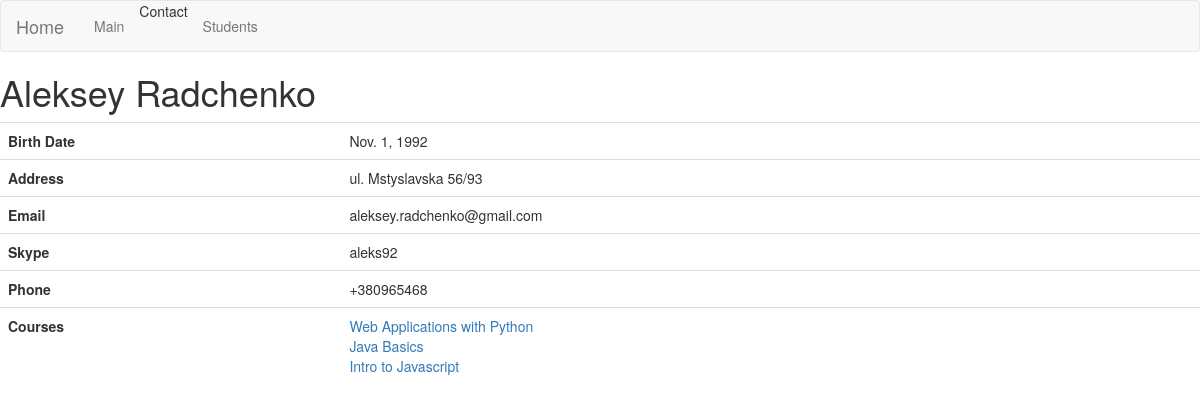
The app's page /students/1/ with its own data.
### students/models.py (models this page shows, shortened)
class Student(models.Model):
    name = models.CharField(max_length = 100)
    surname = models.CharField(max_length = 100)
    date_of_birth = models.DateField()
    email =models.EmailField(unique = True)
    phone = models.CharField(max_length = 14)
    address = models.CharField(max_length = 220)
    skype = models.CharField(max_length = 20)
    courses = models.ManyToManyField(Course, related_name='courses', blank=True)

### courses/models.py (models this page shows)
class Course(models.Model):
    name = models.CharField(max_length = 100)
    short_description = models.CharField(max_length = 220)
    description = models.TextField()
    coach = models.ForeignKey(Coach, blank=True, null=True, related_name='coach_courses', on_delete = models.CASCADE)
    assistant = models.ForeignKey(Coach, blank=True, null=True, related_name = 'assistant_courses', on_delete=models.CASCADE)
    def __str__(self):
        return self.name

### students/views.py (the view)
# urls.py: url(r'^(?P<pk>[0-9]+)/$', views.DetailView.as_view(), name='detail'),
class DetailView(generic.DetailView):
    context_object_name = 'student'
    model = Student
    template_name = 'students/detail.html'

### students/templates/students/detail.html (shortened to what this page needs)
{% extends "base.html" %}
{% block main_content %}
<h1>{{ student.name }} {{ student.surname }}</h1>
<table class="table">
  <tbody>
      <tr>
      <th>Birth Date</th>
      <td>{{ student.date_of_birth }}</td>
      </tr>
      <tr>
      <th>Address</th>
      <td>{{ student.address }}</td>
      </tr>
      <tr>
      <th>Email</th>
      <td>{{ student.email }}</td>
      </tr>
      <tr>
      <th>Skype</th>
      <td>{{ student.skype }}</td>
      </tr>
      <tr>
      <th>Phone</th>
      <td>{{ student.phone }}</td>
      </tr>
      <tr>
      <th>Courses</th>
          <td> {% for course in student.courses.all %} <a href="{% url 'courses:detail' course.id %}">{{ course  }} </a></br>
          {% endfor %} </td>
      </tr>
  </tbody>
</table>
{% endblock main_content %}

### records on screen
Student: name "Aleksey", surname "Radchenko", date_of_birth "Nov. 1, 1992", address "ul. Mstyslavska 56/93", email "aleksey.radchenko@gmail.com", skype "aleks92", phone "+380965468"
Course: name "Web Applications with Python"
Course: name "Java Basics"
Course: name "Intro to Javascript"
